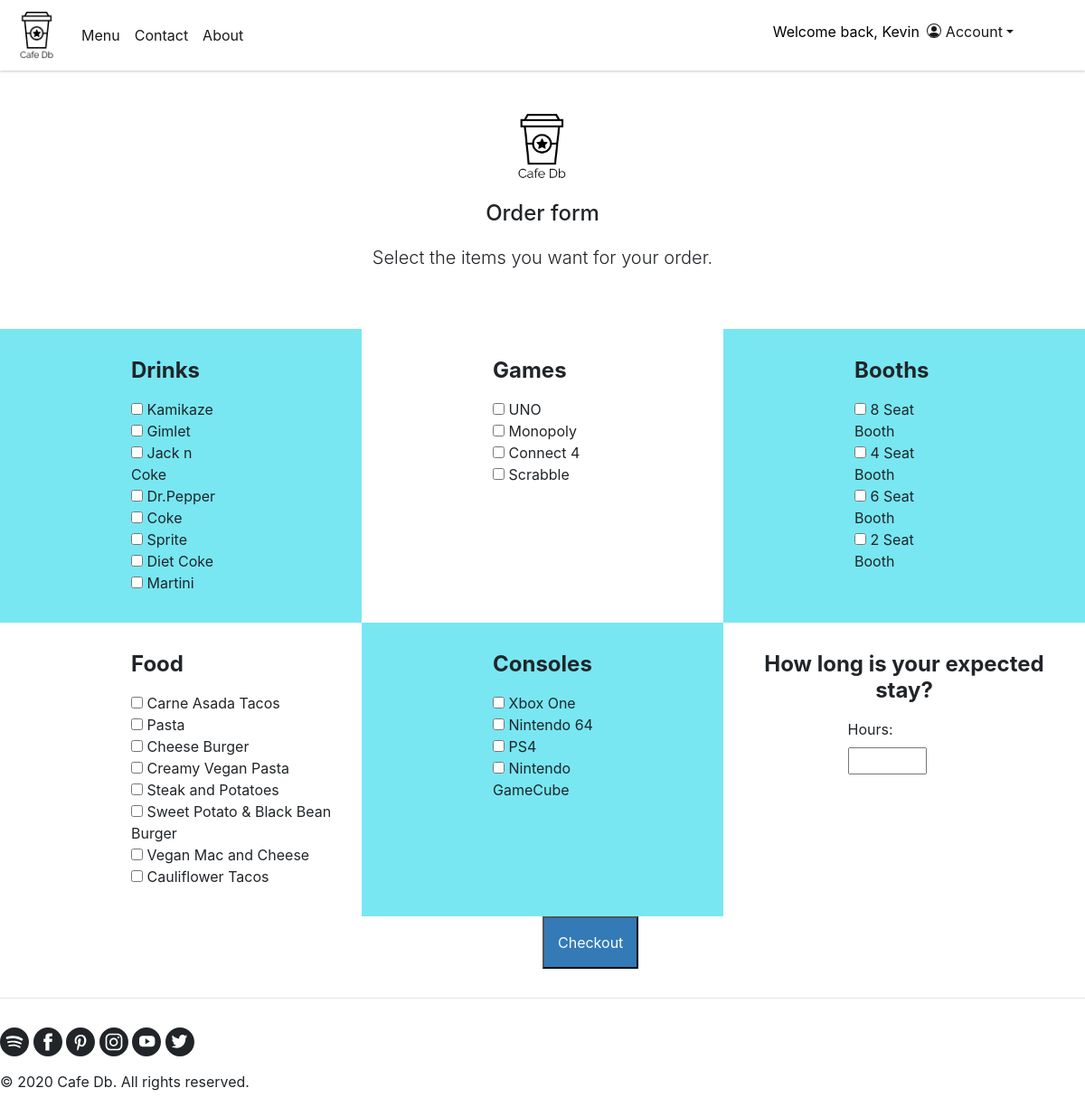
The page /order.php (signed in) on the database its author committed.
### tables this page shows
CREATE TABLE `menu_item` (
  `ItemID` int(11) NOT NULL,
  `Name` varchar(70) DEFAULT NULL,
  `Price` decimal(5,2) DEFAULT NULL,
  `Quantity` int(11) DEFAULT NULL,
  `Alcohol` decimal(4,2) DEFAULT NULL,
  `Vegan` tinyint(1) DEFAULT NULL,
  `ItemType` char(1) DEFAULT NULL
);

CREATE TABLE `game` (
  `GameID` int(11) NOT NULL,
  `PlayerNum` int(11) DEFAULT NULL,
  `BoardName` varchar(30) DEFAULT NULL,
  `ConsoleType` varchar(30) DEFAULT NULL,
  `ControllerAmnt` int(11) DEFAULT NULL,
  `ComputerNum` int(11) DEFAULT NULL,
  `GameType` char(1) DEFAULT NULL
);

CREATE TABLE `booth` (
  `BoothID` int(11) NOT NULL,
  `Floor` int(11) NOT NULL,
  `Seats` int(11) NOT NULL,
  `Availability` tinyint(1) NOT NULL
);

### order.php (the view, shortened to what this page needs)
<?php
	$servername = "localhost";
    $dbusername = "Main";
    $dbpassword = "Gearsofwar2";
    $database = "cafedb";
	$mysqli = new mysqli($servername, $dbusername, $dbpassword, $database);
?>
<!DOCTYPE html>
<html>
    <link rel="stylesheet" href="https://stackpath.bootstrapcdn.com/bootstrap/4.5.0/css/bootstrap.min.css">
<body>
	<nav class="navbar navbar-light navbar-expand-sm">
	  <a class="navbar-brand" href="/index.php"><img id="logo" src="logo.png" ></a>
	  <div class="collapse navbar-collapse" id="navbarsExample03">
		<ul class="navbar-nav mr-auto">
		  <li class="nav-item active">
			<a class="nav-link active" href="/menu.php">Menu</a>
		  </li>
		  <li class="nav-item active">
			<a class="nav-link" href="/contact.php">Contact</a>
		  </li>
		  <li class="nav-item active">
			<a class="nav-link"  href="/about.php">About</a>
		  </li>
		</ul>
		<?php
		if(isset($_SESSION['loggedin'])){
			if($_SESSION["loggedin"]== True){
				echo '<ul class="navbar-nav" id="login-nav">';
				echo "<li class='nav-item active'><p class='greeting'>Welcome back, ", $_SESSION['FirstName'], "</p></li>";
				echo '<li class="nav-item dropdown active">';
				echo '<a class="nav-link dropdown-toggle" href="#" id="dropdown04" data-toggle="dropdown" aria-haspopup="true" aria-expanded="false">';
				echo 'Account</a>';
				echo '</li>';
				echo '</ul>';
			}
			else if($_SESSION["loggedin"] == False){
				echo "<p class='greeting'>". "Welcome, Guest " . "</p>";
				echo "<a id='register' href='http://localhost/cafedb/register.php'>Register</a>";
			}
		}
		?>
	</div>
	</nav>
	<main>
	<form action=confirm.php method="POST" name="checkoutForm">
	<div class="container-fluid justify-cetner sitewidth bottom">
		<div class="text-center py-5">
			<img class="mb-4" src="logo.png" alt="logo" width="72" height="72">
			<h2>Order form</h2>
			<p class="lead">Select the items you want for your order.</p>
		</div>
		<div class="row justify-content-md-center">
				<div class="col-md color">
					<div class="width bottom">
					<h4 class="mb-3">Drinks</h4>
						<?php
							$sql = "select * from MENU_ITEM where itemType = 'D';";
							$result = $mysqli->query($sql);
							while($food = $result -> fetch_assoc()):
						?>
						<input type="checkbox" name="food[]" value="<?php echo $food['ItemID']?>" >
						<span><?php echo $food['Name']; ?></span><br>
						<?php endwhile; ?>
					</div>
				</div>
				<div class="col-md">
					<div class="width bottom">
					<h4 class="mb-3">Games</h4>
						<?php
                            $sql = "select * from GAME where GameType = 'B';";
                            $result = $mysqli->query($sql);
                            while($game = $result -> fetch_assoc()):
                        ?>
                            <input type="checkbox" name="game[]" value="<?php echo $game['GameID']?>" >
                            <span><?php echo $game['BoardName']; ?></span><br>
                        <?php endwhile; ?>
					</div>
				</div>
				<div class="col-md color">
						<div class="width bottom">
						<h4 class="mb-3">Booths</h4>
						<?php
                            $sql = "select * from BOOTH;";
                            $result = $mysqli->query($sql);
                            while($game = $result -> fetch_assoc()):
                        ?>
                            <input type="checkbox" name="booth[]" value="<?php echo $game['BoothID']?>" >
                            <span><?php echo $game['Seats']," Seat Booth"; ?></span><br>
                        <?php endwhile; ?>
						</div>
				</div>
			</div>
			<div class="row">
				<div class="col-md">
						<div class="width">
						<h4 class="mb-3">Food</h4>
						<div class="bottom" style="width: 260px; margin: auto;">
						<?php
                            $sql = "select * from MENU_ITEM where itemType = 'F';";
                            $result = $mysqli->query($sql);
                            while($food = $result -> fetch_assoc()):
                        ?>
                            <input type="checkbox" name="food[]" value="<?php echo $food['ItemID']?>" >
                            <span><?php echo $food['Name']; ?></span><br>
                        <?php endwhile; ?>
						</div>
					</div>
				</div>
				<div class="col-md color">
						<div class="width bottom">
						<h4 class="mb-3">Consoles</h4>
						<div class="bottom" style="width: 170px; margin: auto;">
						<?php
                            $sql = "select * from GAME where GameType = 'C';";
                            $result = $mysqli->query($sql);
                            while($game = $result -> fetch_assoc()):
                        ?>
                            <input type="checkbox" name="game[]" value="<?php echo $game['GameID']?>" >
                            <span><?php echo $game['ConsoleType']; ?></span><br>
                        <?php endwhile; ?>
						</div>
					</div>
				</div>
				<div class="col-md">
						<div class="text-center">
						<h4 class="mb-3">How long is your expected stay?</h4>
						</div>
						<div class="bottom" style="width: 125px; margin: auto;">
					    <label for="hrs">Hours:</label>
                        <input type="number" id="hrs" name="hrs" min="1" max="24" align="center">
						</div>
				</div>
			</div>
			<div class="row justify-content-md-center" style="margin-top:0px;width:130px;margin: auto;">
			    <div class="col col-lg-2">
					<input type="submit" id="btn" value="Checkout">
				</div>
			</div>
		</div>
		</form>
	</main>
	<hr aria-hidden="true" class="sb-rule sitewidth">
		<footer>
		<div class ="conatiner-fluid sitewidth top">
		</div>
		<div class="sitewidth">
			<p class="color-textBlackSoft py3">© 2020 Cafe Db. All rights reserved.</p>
		</div>
		</footer>
  </body>
</body>
</html>

### order.php (style rules this page uses)
#logo { width:50px; }
.sitewidth { margin: 0 auto; max-width: 1440px; }
.top { margin-top:32px; }
.bottom { padding-bottom: 32px; }
.greeting { font-size: medium; color: black; margin-top: 8px; }
.navbar { box-shadow: 0 1px 3px rgba(0,0,0,.1), 0 2px 2px rgba(0,0,0,.06), 0 0 2px rgba(0,0,0,.07); }
#btn { color: #fff; background: #337ab7; padding: 15px; }
.py-5 { padding-bottom: 3rem !important; }
h2 { display: block; font-size: 1.5em; margin-block-start: 0.83em; margin-block-end: 0.83em; margin-inline-start: 0px; margin-inline-end: 0px; font-weight: bold; }
p { display: block; margin-block-start: 1em; margin-block-end: 1em; margin-inline-start: 0px; margin-inline-end: 0px; margin-bottom: 1rem; }
.lead { font-size: 1.25rem; font-weight: 300; }
h4, .h4 { font-size: 1.5rem; }
h1, h2, h3, h4, h5, h6, .h1, .h2, .h3, .h4, .h5, .h6 { margin-bottom: 0.5rem; font-weight: 500; line-height: 1.2; }
h1, h2, h3, h4, h5, h6 { margin-top: 0; margin-bottom: 0.5rem; }
.mb-3, .my-3 { margin-bottom: 1rem !important; }
h4 { display: block; margin-block-start: 1.33em; margin-block-end: 1.33em; margin-inline-start: 0px; margin-inline-end: 0px; font-weight: bold; }
#dropdown04 { margin-right: 55px; }
.bi { margin-right: 5px; margin-bottom: 5px; }
svg { fill: currentColor; }
svg { overflow: hidden; vertical-align: middle; }
.width { width:110px; margin: auto; }
.color { background-color: #78e7f2; }

### rows shown on the page
menu_item: Name "Kamikaze"
menu_item: Name "Gimlet"
menu_item: Name "Jack n Coke"
menu_item: Name "Dr.Pepper"
menu_item: Name "Coke"
menu_item: Name "Sprite"
menu_item: Name "Diet Coke"
menu_item: Name "Martini"
game: BoardName "UNO"
game: BoardName "Monopoly"
game: BoardName "Connect 4"
game: BoardName "Scrabble"
booth: Seats "8"
booth: Seats "4"
booth: Seats "6"
booth: Seats "2"
menu_item: Name "Carne Asada Tacos"
menu_item: Name "Pasta"
menu_item: Name "Cheese Burger"
menu_item: Name "Creamy Vegan Pasta"
menu_item: Name "Steak and Potatoes"
menu_item: Name "Sweet Potato & Black Bean Burger"
menu_item: Name "Vegan Mac and Cheese"
menu_item: Name "Cauliflower Tacos"
game: ConsoleType "Xbox One"
game: ConsoleType "Nintendo 64"
game: ConsoleType "PS4"
game: ConsoleType "Nintendo GameCube"

### other values the page prints
$_SESSION['FirstName'] "Kevin"
